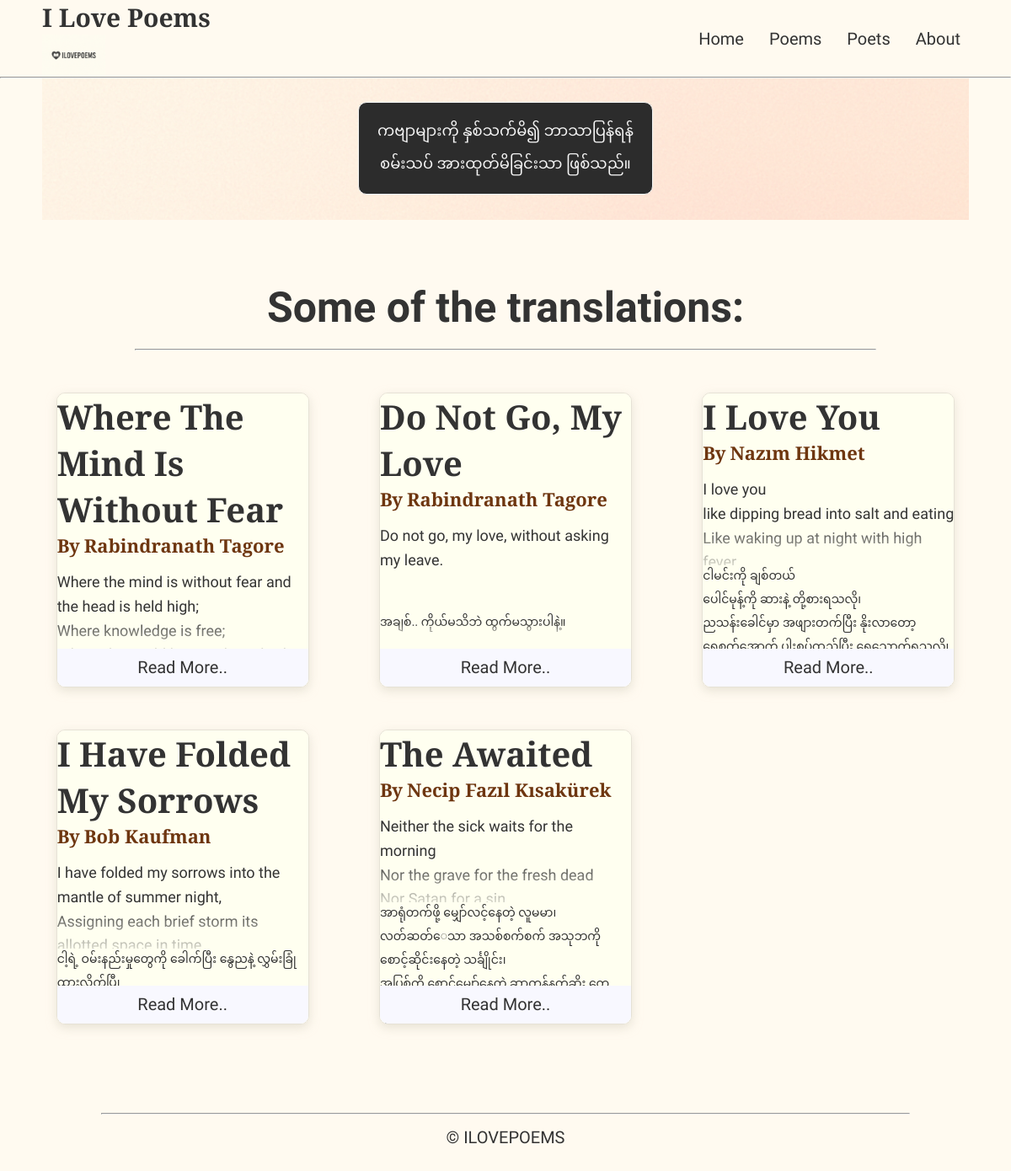
The app's page /, older data.
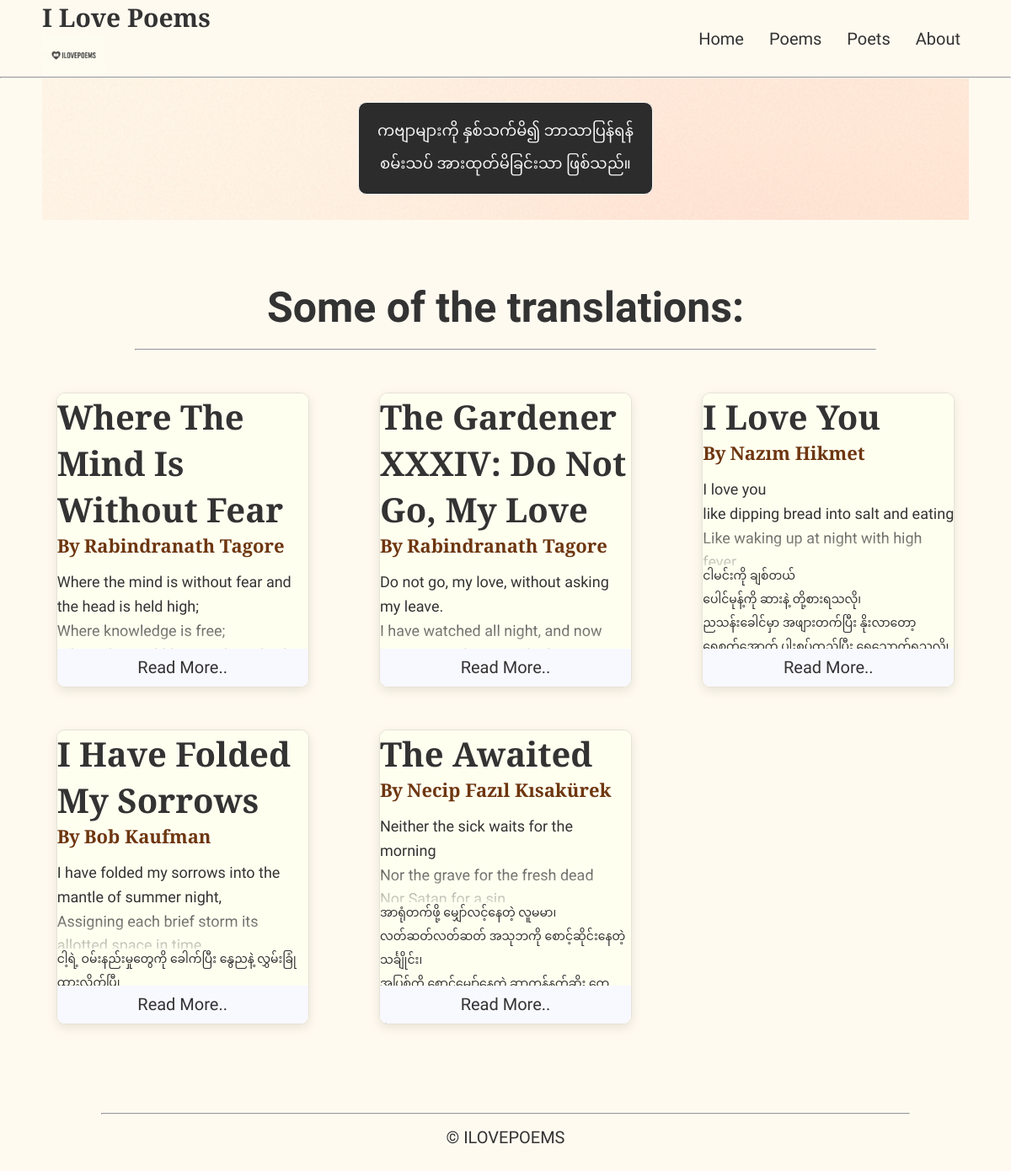
The same page, newer data.
### poems/models.py (models this page shows, shortened)
class Poem(models.Model):
    title_en = models.CharField(max_length=200)
    title_mm = models.CharField(max_length=200)  # Myanmar title
    poem_mm = models.TextField()                  # Myanmar poem content
    poem_en = models.TextField()                  # English poem content
    about = models.TextField(blank=True)          # About the poem
    source = models.CharField(max_length=300, blank=True)
    featured = models.BooleanField(default=False)  # True/False column
    poet = models.ForeignKey('Poet', on_delete=models.CASCADE, related_name='poems')
    date_added = models.DateTimeField("date added")

class Poet(models.Model):
    name_en = models.CharField(max_length=100)
    name_mm = models.CharField(max_length=100)    # Myanmar name
    about = models.TextField(blank=True)          # About the poet
    source = models.CharField(max_length=300, blank=True)
    born_year = models.PositiveSmallIntegerField("Year of birth", null=True, blank=False)
    dead_year = models.PositiveSmallIntegerField("Year of death", null=True, blank=False)

### poems/views.py (the view)
# urls.py: path('',views.index, name = "index"),
def index(request):
    featured_poems = Poem.objects.filter(featured=True).select_related('poet')
    context = {"featured_poems": featured_poems}
    return render(request, "poems/index.html", context)

### poems/templates/poems/index.html
{% extends "poems/base.html" %}
{% block content %}
    <h2>Some of the translations:</h2>
    <hr>
    <div class="translation-tile">
        {% if featured_poems %}
            {% for poem in featured_poems %}
                <a href="{% url 'poems:poem' poem.id %}"
                   class="poem-card-wrapper"
                   role="button"
                   tabindex="0"
                   data-poem-file="snippets/translation-the-awaited.html">
                    <div class='poem-card'>
                        <p class='poem-title_en'>{{ poem.title_en }}</p>
                        <span class="poet">By</span>
                        <span class="poet">{{ poem.poet.name_en }}</span>
                        <p class="poem-en poem-en-preview fade-out-text">{{ poem.poem_en|linebreaksbr }}</p>
                        <p class="poem-mm poem-mm-preview fade-out-text">{{ poem.poem_mm|linebreaksbr }}</p>
                    </div>
                    <span class="read-more-label">Read More..</span>
                </a>
            {% endfor %}
        {% endif %}
    </div>
{% endblock content %}

Row changes from the older to the newer data that the page shows:
changed Poem: title_en "Do Not Go, My Love" → "The Gardener XXXIV: Do Not Go, My Love"; poem_en "Do not go, my love, without asking my leave." → "Do not go, my love, without asking my leave. I have watched all night, and now"; poem_mm "အချစ်.. ကိုယ်မသိဘဲ ထွက်မသွားပါနဲ့။" → (not shown)
changed Poem "The Awaited": poem_mm "အာရုံတက်ဖို့ မျှော်လင့်နေတဲ့ လူမမာ၊ လတ်ဆတ်‌ေသာ အသစ်စက်စက် အသုဘကို စောင့်ဆိုင်းနေတဲ့ သင်္ချိုင်း၊" → "အာရုံတက်ဖို့ မျှော်လင့်နေတဲ့ လူမမာ၊ လတ်ဆတ်‌လတ်ဆတ် အသုဘကို စောင့်ဆိုင်းနေတဲ့ သင်္ချိုင်း၊"
